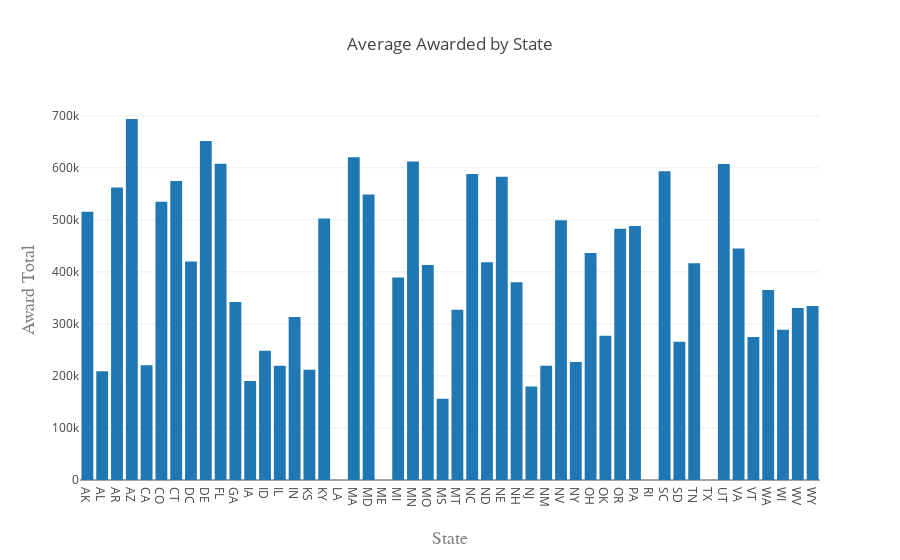

The notebook cell saved with this chart:
### Code cell
# Create a trace

trace = go.Bar(
    x = State_Awards['State'],
    y = State_Awards['Award Total']/State_Awards['Award Count'],
    
)

data = [trace]

layout = go.Layout(
    title='Average Awarded by State',
    xaxis=dict(
        title='State',
        tickmode='linear',
        titlefont=dict(
            family='Courier New, monospace',
            size=18,
            color='#7f7f7f'
        )
    ),
    yaxis=dict(
        title='Award Total',
        titlefont=dict(
            family='Courier New, monospace',
            size=18,
            color='#7f7f7f'
        )
    )
)

fig = go.Figure(data=data, layout=layout)
# Plot and embed in ipython notebook!
iplot({'data': data, 'layout': layout}, filename='pandas-bar-chart-layout')

# or plot with: plot_url = py.plot(data, filename='basic-line')

### Figure 1 — Plotly figure (JSON) as saved in the notebook; plotly's stock layout.template omitted (floating-point values rounded to 4 significant figures)
{"data": [{"type": "bar", "uid": "152cdd09-e081-11e8-8304-005056867580", "x": ["AK", "AL", "AR", "AZ", "CA", "CO", "CT", "DC", "DE", "FL", "GA", "IA", "ID", "IL", "IN", "KS", "KY", "LA", "MA", "MD", "ME", "MI", "MN", "MO", "MS", "MT", "NC", "ND", "NE", "NH", "NJ", "NM", "NV", "NY", "OH", "OK", "OR", "PA", "RI", "SC", "SD", "TN", "TX", "UT", "VA", "VT", "WA", "WI", "WV", "WY"], "y": [515300.0, 209162, 562300.0, 693755, 220500.0, 534600.0, 574400.0, 419900.0, 651608, 607600.0, 342000.0, 190300.0, 248340, 219711, 313100.0, 211800.0, 502600.0, null, 620100.0, 548507, null, 389100.0, 612300.0, 413000.0, 156300.0, 326900.0, 588100.0, 418574, 582600.0, 380200.0, 179900.0, 219500.0, 499200.0, 226800.0, 436200.0, 277000.0, 482669, 488200.0, null, 593300.0, 265445, 416500.0, null, 607375, 444900.0, 275000.0, 365000.0, 288736, 330700.0, 334200.0]}], "layout": {"title": "Average Awarded by State", "xaxis": {"tickmode": "linear", "title": "State", "titlefont": {"color": "#7f7f7f", "family": "Courier New, monospace", "size": 18}}, "yaxis": {"title": "Award Total", "titlefont": {"color": "#7f7f7f", "family": "Courier New, monospace", "size": 18}}}}
